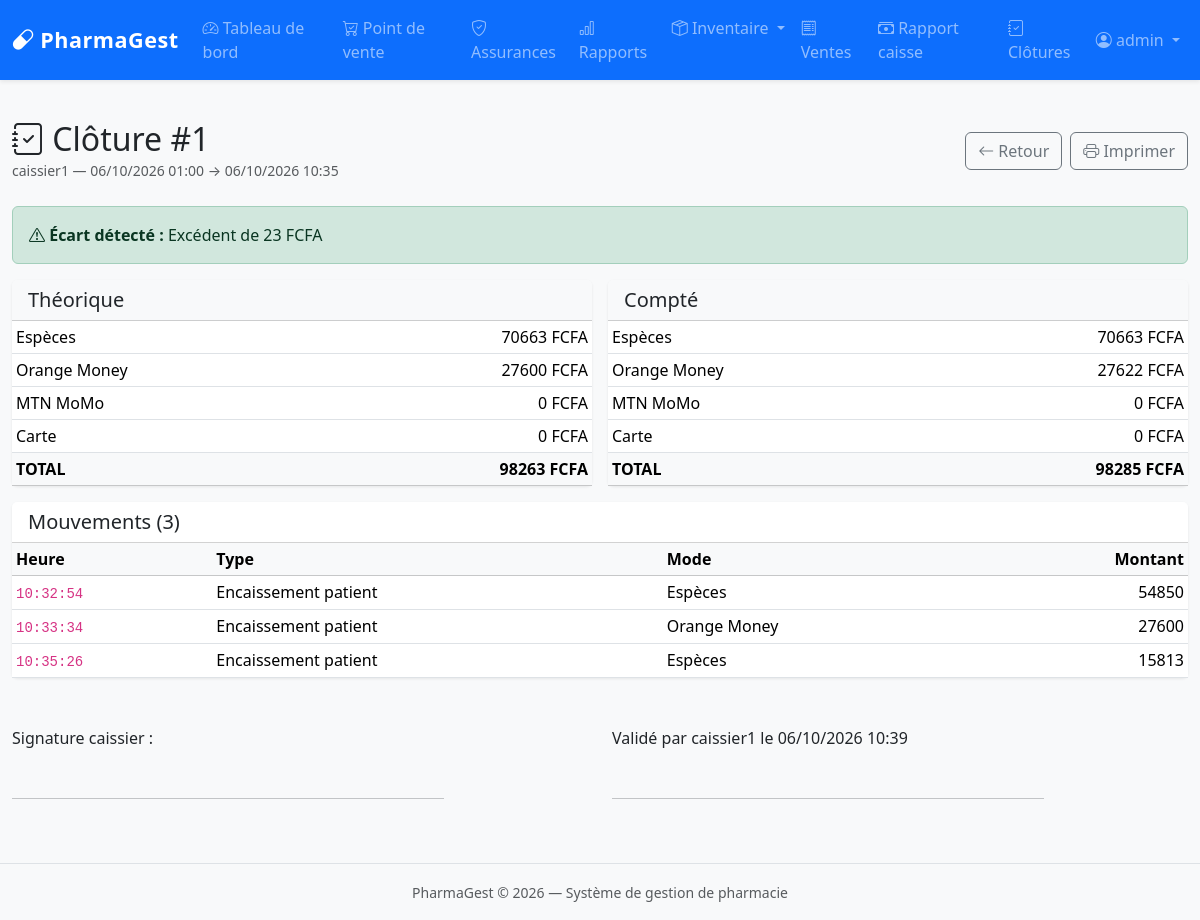
The page /sales/closures/1/ (signed in) on the database its author committed.
### accounts/models.py (models this page shows, shortened)
class User(AbstractUser):
    ROLE_CHOICES = [
        ('admin', 'Administrateur'),
        ('pharmacist', 'Pharmacien'),
        ('cashier', 'Caissier'),
    ]
    role = models.CharField(max_length=20, choices=ROLE_CHOICES, default='cashier')
    phone = models.CharField("Téléphone", max_length=20, blank=True)
    can_access_cash_closure = models.BooleanField(
        "Peut clôturer la caisse", default=False,
        help_text="Autorise l'accès à l'écran de clôture de caisse. "
                  "À réserver aux responsables."
    )
    can_manage_insurance = models.BooleanField(
        "Peut gérer les assurances", default=False,
        help_text="Autorise la gestion des créances et paiements d'assurance."
    )
    can_view_reports = models.BooleanField(
        "Peut voir les rapports", default=False,
        help_text="Autorise l'accès aux rapports de vente et de caisse."
    )

### sales/models.py (models this page shows, shortened)
class CashClosure(models.Model):
    cashier = models.ForeignKey(
        settings.AUTH_USER_MODEL, on_delete=models.PROTECT,
        related_name='cash_closures', verbose_name="Caissier"
    )
    closure_date = models.DateField("Date", db_index=True)
    period_start = models.DateTimeField("Début de période")
    period_end = models.DateTimeField("Fin de période")
    theoretical_cash = models.DecimalField(
        "Espèces (théorique)", max_digits=12, decimal_places=2, default=0
    )
    theoretical_om = models.DecimalField(
        "Orange Money (théorique)", max_digits=12, decimal_places=2, default=0
    )
    theoretical_momo = models.DecimalField(
        "MTN MoMo (théorique)", max_digits=12, decimal_places=2, default=0
    )
    theoretical_card = models.DecimalField(
        "Carte (théorique)", max_digits=12, decimal_places=2, default=0
    )
    theoretical_total = models.DecimalField(
        "Total théorique", max_digits=12, decimal_places=2, default=0
    )
    counted_cash = models.DecimalField(
        "Espèces (compté)", max_digits=12, decimal_places=2, default=0
    )
    counted_om = models.DecimalField(
        "Orange Money (compté)", max_digits=12, decimal_places=2, default=0
    )
    counted_momo = models.DecimalField(
        "MTN MoMo (compté)", max_digits=12, decimal_places=2, default=0
    )
    counted_card = models.DecimalField(
        "Carte (compté)", max_digits=12, decimal_places=2, default=0
    )
    counted_total = models.DecimalField(
        "Total compté", max_digits=12, decimal_places=2, default=0
    )
    discrepancy = models.DecimalField(
        "Écart", max_digits=12, decimal_places=2, default=0,
        help_text="Total compté − total théorique. Positif = excédent, négatif = manquant."
    )
    is_validated = models.BooleanField("Validée", default=False)
    validated_by = models.ForeignKey(
        settings.AUTH_USER_MODEL, on_delete=models.SET_NULL,
        null=True, blank=True, related_name='validated_closures',
        verbose_name="Validée par"
    )
    validated_at = models.DateTimeField("Validée le", null=True, blank=True)
    notes = models.TextField("Notes", blank=True)
    created_at = models.DateTimeField(auto_now_add=True)
    class Meta:
        verbose_name = "Clôture de caisse"
        verbose_name_plural = "Clôtures de caisse"
        ordering = ['-period_end']
        indexes = [
            models.Index(fields=['closure_date', 'cashier']),
        ]
    @property
    def has_discrepancy(self):
        return self.discrepancy != 0

class CashMovement(models.Model):
    TYPE_CHOICES = [
        ('sale_patient', "Encaissement patient"),
        ('refund', "Remboursement"),
        ('purchase', "Achat fournisseur"),
        ('expense', "Dépense"),
        ('cash_in', "Entrée de caisse manuelle"),
        ('cash_out', "Sortie de caisse manuelle"),
    ]
    movement_type = models.CharField(
        "Type", max_length=30, choices=TYPE_CHOICES, db_index=True
    )
    amount = models.DecimalField(
        "Montant", max_digits=12, decimal_places=2,
        help_text="Toujours positif."
    )
    payment_method = models.CharField(
        "Mode de paiement", max_length=20,
        choices=Sale.PAYMENT_CHOICES,
        help_text="Espèces, OM, MoMo, carte — le canal physique."
    )
    sale = models.ForeignKey(
        Sale, on_delete=models.SET_NULL,
        null=True, blank=True, related_name='cash_movements',
        verbose_name="Vente liée"
    )
    description = models.CharField("Description", max_length=255, blank=True)
    reference = models.CharField(
        "Référence", max_length=50, blank=True, db_index=True
    )
    created_by = models.ForeignKey(
        settings.AUTH_USER_MODEL, on_delete=models.PROTECT,
        null=True, blank=True, verbose_name="Créé par"
    )
    date = models.DateTimeField("Date", default=timezone.now, db_index=True)
    created_at = models.DateTimeField(auto_now_add=True)
    class Meta:
        verbose_name = "Mouvement de caisse"
        verbose_name_plural = "Mouvements de caisse"
        ordering = ['-date']
        indexes = [
            models.Index(fields=['date', 'movement_type']),
            models.Index(fields=['date', 'payment_method']),
        ]

### sales/views.py (the view)
# urls.py: path('closures/<int:pk>/', views.cash_closure_detail, name='cash_closure_detail'),
@login_required
@can_access_cash_closure
def cash_closure_detail(request, pk):
    closure = get_object_or_404(
        CashClosure.objects.select_related('cashier', 'validated_by'),
        pk=pk
    )
    movements = CashMovement.objects.filter(
        created_by=closure.cashier,
        date__gte=closure.period_start,
        date__lte=closure.period_end,
    ).order_by('date')
    context = {
        'closure': closure,
        'movements': movements,
    }
    return render(request, 'sales/cash_closure_detail.html', context)

### accounts/permissions.py (called while the page is built)
def require_permission(field_name, error_message=None):
    def decorator(view_func):
        @wraps(view_func)
        def _wrapped(request, *args, **kwargs):
            if not request.user.is_authenticated:
                return redirect('login')
            if request.user.is_superuser:
                return view_func(request, *args, **kwargs)
            if not getattr(request.user, field_name, False):
                msg = error_message or "Vous n'avez pas la permission d'accéder à cette page."
                messages.error(request, msg)
                raise PermissionDenied(msg)
            return view_func(request, *args, **kwargs)
        return _wrapped
    return decorator

### sales/templates/sales/cash_closure_detail.html (shortened to what this page needs)
{% extends "base.html" %}
{% block content %}
<div class="d-flex justify-content-between align-items-center mb-4 flex-wrap gap-2">
    <div>
        <h2 class="mb-0">
            <i class="bi bi-journal-check"></i> Clôture #{{ closure.pk }}
        </h2>
        <small class="text-muted">
            {{ closure.cashier.username }} —
            {{ closure.period_start|date:"d/m/Y H:i" }} → {{ closure.period_end|date:"d/m/Y H:i" }}
        </small>
    </div>
    <div class="d-flex gap-2 no-print">
        <a href="{% url 'sales:cash_closure_list' %}" class="btn btn-outline-secondary">
            <i class="bi bi-arrow-left"></i> Retour
        </a>
        <button onclick="window.print()" class="btn btn-outline-secondary">
            <i class="bi bi-printer"></i> Imprimer
        </button>
    </div>
</div>
{% if closure.has_discrepancy %}
<div class="alert {% if closure.discrepancy > 0 %}alert-success{% else %}alert-danger{% endif %}">
    <i class="bi bi-exclamation-triangle"></i>
    <strong>Écart détecté :</strong>
    {% if closure.discrepancy > 0 %}Excédent{% else %}Manquant{% endif %}
    de {{ closure.discrepancy|floatformat:0 }} FCFA
</div>
{% else %}
<div class="alert alert-success">
    <i class="bi bi-check-circle"></i>
    Caisse équilibrée — aucun écart.
</div>
{% endif %}
<div class="row g-3">
    <div class="col-md-6">
        <div class="card h-100">
            <div class="card-header bg-light">
                <h5 class="mb-0">Théorique</h5>
            </div>
            <div class="card-body p-0">
                <table class="table table-sm mb-0">
                    <tr><td>Espèces</td><td class="text-end">{{ closure.theoretical_cash|floatformat:0 }} FCFA</td></tr>
                    <tr><td>Orange Money</td><td class="text-end">{{ closure.theoretical_om|floatformat:0 }} FCFA</td></tr>
                    <tr><td>MTN MoMo</td><td class="text-end">{{ closure.theoretical_momo|floatformat:0 }} FCFA</td></tr>
                    <tr><td>Carte</td><td class="text-end">{{ closure.theoretical_card|floatformat:0 }} FCFA</td></tr>
                    <tr class="table-light">
                        <th>TOTAL</th>
                        <th class="text-end">{{ closure.theoretical_total|floatformat:0 }} FCFA</th>
                    </tr>
                </table>
            </div>
        </div>
    </div>
    <div class="col-md-6">
        <div class="card h-100">
            <div class="card-header bg-light">
                <h5 class="mb-0">Compté</h5>
            </div>
            <div class="card-body p-0">
                <table class="table table-sm mb-0">
                    <tr><td>Espèces</td><td class="text-end">{{ closure.counted_cash|floatformat:0 }} FCFA</td></tr>
                    <tr><td>Orange Money</td><td class="text-end">{{ closure.counted_om|floatformat:0 }} FCFA</td></tr>
                    <tr><td>MTN MoMo</td><td class="text-end">{{ closure.counted_momo|floatformat:0 }} FCFA</td></tr>
                    <tr><td>Carte</td><td class="text-end">{{ closure.counted_card|floatformat:0 }} FCFA</td></tr>
                    <tr class="table-light">
                        <th>TOTAL</th>
                        <th class="text-end">{{ closure.counted_total|floatformat:0 }} FCFA</th>
                    </tr>
                </table>
            </div>
        </div>
    </div>
</div>
<div class="card mt-3">
    <div class="card-header bg-white">
        <h5 class="mb-0">Mouvements ({{ movements.count }})</h5>
    </div>
    <div class="table-responsive">
        <table class="table table-sm mb-0">
            <thead class="table-light">
                <tr>
                    <th>Heure</th>
                    <th>Type</th>
                    <th>Mode</th>
                    <th class="text-end">Montant</th>
                </tr>
            </thead>
            <tbody>
                {% for m in movements %}
                <tr>
                    <td><code>{{ m.date|date:"H:i:s" }}</code></td>
                    <td>{{ m.get_movement_type_display }}</td>
                    <td>{{ m.get_payment_method_display|default:"—" }}</td>
                    <td class="text-end">{{ m.amount|floatformat:0 }}</td>
                </tr>
                {% endfor %}
            </tbody>
        </table>
    </div>
</div>
<div class="row mt-5">
    <div class="col-6">
        <p class="mb-5">Signature caissier :</p>
        <hr class="w-75">
    </div>
    <div class="col-6">
        <p class="mb-5">
            {% if closure.is_validated %}
                Validé par {{ closure.validated_by.username }} le {{ closure.validated_at|date:"d/m/Y H:i" }}
            {% else %}
                Signature responsable :
            {% endif %}
        </p>
        <hr class="w-75">
    </div>
</div>
{% endblock %}

### templates/base.html (shortened to what this page needs)
{% load static %}
<!DOCTYPE html>
<html lang="fr">
<head>
    <link rel="stylesheet" href="{% static 'vendor/bootstrap.min.css' %}">
    <link rel="stylesheet" href="{% static 'vendor/bootstrap-icons.css' %}">
    <link rel="stylesheet" href="{% static 'css/style.css' %}">
</head>
<body>
<nav class="navbar navbar-expand-lg navbar-dark bg-primary shadow-sm">
    <div class="container-fluid">
        <a class="navbar-brand fw-bold" href="{% url 'dashboard' %}">
            <i class="bi bi-capsule"></i> PharmaGest
        </a>
        <div class="collapse navbar-collapse" id="navMain">
            <ul class="navbar-nav me-auto">
                <li class="nav-item">
                    <a class="nav-link" href="{% url 'dashboard' %}">
                        <i class="bi bi-speedometer2"></i> Tableau de bord
                    </a>
                </li>
                <li class="nav-item">
                    <a class="nav-link" href="{% url 'sales:pos' %}">
                        <i class="bi bi-cart-check"></i> Point de vente
                    </a>
                </li>
                {% if user.can_manage_insurance or user.is_superuser %}
                <li class="nav-item">
                    <a class="nav-link" href="#">
                        <i class="bi bi-shield-check"></i> Assurances
                    </a>
                </li>
                {% endif %}
                {% if user.can_view_reports or user.is_superuser %}
                <li class="nav-item">
                    <a class="nav-link" href="#">
                        <i class="bi bi-bar-chart"></i> Rapports
                    </a>
                </li>
                {% endif %}
                <li class="nav-item dropdown">
                    <a class="nav-link dropdown-toggle" href="#" data-bs-toggle="dropdown">
                        <i class="bi bi-box-seam"></i> Inventaire
                    </a>
                </li>
                <li class="nav-item">
                    <a class="nav-link" href="#">
                        <i class="bi bi-receipt"></i> Ventes
                    </a>
                    {% if user.can_view_reports or user.is_superuser %}
                    <li class="nav-item">
                        <a class="nav-link" href="{% url 'sales:cash_report' %}">
                            <i class="bi bi-cash-stack"></i> Rapport caisse
                        </a>
                    </li>
                    {% endif %}
                    {% if user.can_access_cash_closure or user.is_superuser %}
                    <li class="nav-item">
                        <a class="nav-link" href="{% url 'sales:cash_closure_list' %}">
                            <i class="bi bi-journal-check"></i> Clôtures
                        </a>
                    </li>
                    {% endif %}
                </li>
            </ul>
            <ul class="navbar-nav">
                {% if user.is_authenticated %}
                    <li class="nav-item dropdown">
                        <a class="nav-link dropdown-toggle" href="#" data-bs-toggle="dropdown">
                            <i class="bi bi-person-circle"></i> {{ user.username }}
                        </a>
                    </li>
                {% else %}
                    <li class="nav-item">
                        <a class="nav-link" href="{% url 'login' %}">
                            <i class="bi bi-box-arrow-in-right"></i> Connexion
                        </a>
                    </li>
                {% endif %}
            </ul>
        </div>
    </div>
</nav>
<main class="container-fluid py-4">
    {% block content %}{% endblock %}
</main>
<footer class="text-center text-muted py-3 border-top mt-4">
    <small>PharmaGest &copy; {% now "Y" %} — Système de gestion de pharmacie</small>
</footer>
</body>
</html>

### static/css/style.css (style rules this page uses)
body { background-color: #f8f9fa; font-family: 'Segoe UI', system-ui, -apple-system, sans-serif; }
.navbar-brand { font-size: 1.35rem; letter-spacing: 0.5px; }
.card { border: none; box-shadow: 0 1px 3px rgba(0, 0, 0, 0.08); transition: box-shadow 0.2s ease; }

### rows shown on the page
User: username "admin"
CashClosure: pk "1", cashier.username "caissier1", period_start "06/10/2026 01:00", period_end "06/10/2026 10:35", discrepancy "23", theoretical_cash "70663", theoretical_om "27600", theoretical_momo "0", theoretical_card "0", theoretical_total "98263", counted_cash "70663", counted_om "27622", counted_momo "0", counted_card "0", counted_total "98285", validated_by.username "caissier1", validated_at "06/10/2026 10:39"
CashMovement: date "10:32:54", movement_type "Encaissement patient", payment_method "Espèces", amount "54850"
CashMovement: date "10:33:34", movement_type "Encaissement patient", payment_method "Orange Money", amount "27600"
CashMovement: date "10:35:26", movement_type "Encaissement patient", payment_method "Espèces", amount "15813"

### other values the page prints
{{ movements.count }} "3"
